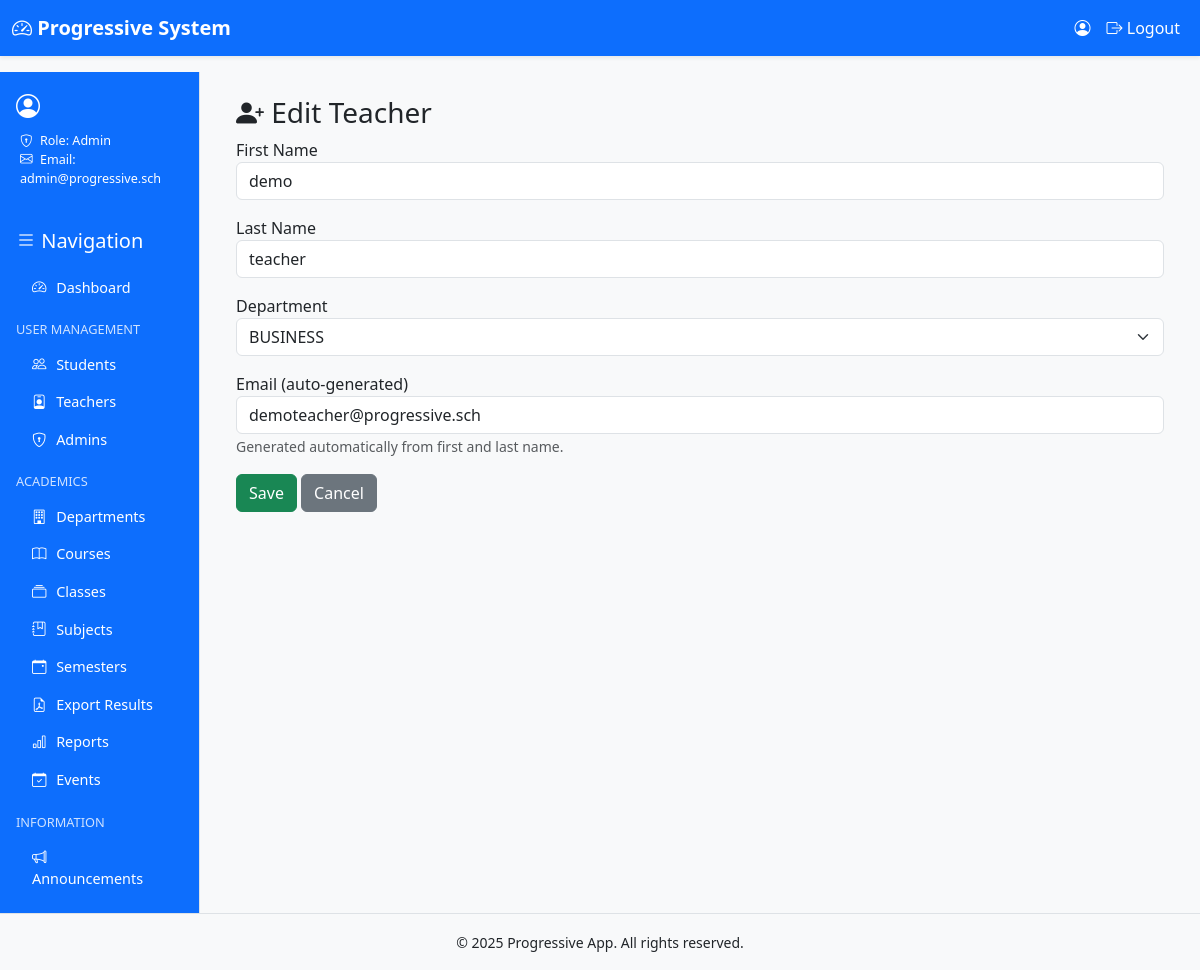
The page /teachers/2/edit/ (signed in) on the database its author committed.
### progressive_app/models.py (models this page shows, shortened)
class User(AbstractUser):
    ROLE_CHOICES = [
        ("admin", "Admin"),
        ("teacher", "Teacher"),
        ("student", "Student"),
    ]
    role = models.CharField(max_length=20, choices=ROLE_CHOICES)
    admission_number = models.CharField(max_length=20, blank=True, null=True, unique=True)
    department = models.ForeignKey("Department", on_delete=models.SET_NULL, null=True, blank=True)
    course = models.ForeignKey("Course", on_delete=models.SET_NULL, null=True, blank=True)
    school_class = models.ForeignKey("SchoolClass", on_delete=models.SET_NULL, null=True, blank=True)
    semester = models.ForeignKey("Semester", on_delete=models.SET_NULL, null=True, blank=True)

class Department(models.Model):
    name = models.CharField(max_length=100, unique=True)

### progressive_app/views.py (the view, shortened to what this page needs)
# urls.py: path("teachers/<int:pk>/edit/", views.teacher_update, name="teacher_update"),
@login_required
def teacher_update(request, pk):
    if not require_role(request.user, ["admin"]):
        return forbid_or_redirect_login(request)
    teacher = get_object_or_404(User, pk=pk, role="teacher")
    return render(request, "admin/teacher_form.html", {
        "form_title": "Edit Teacher",
        "teacher": teacher,
        "departments": Department.objects.order_by("name"),
    })

### progressive_app/views.py (called while the page is built)
def require_role(user, allowed_roles):
    return user.is_authenticated and user.role in allowed_roles

### progressive_app/templates/admin/teacher_form.html (shortened to what this page needs)
{% extends 'base.html' %}
{% block content %}
<div class="container">
  <h3><i class="bi bi-person-plus-fill"></i> {{ form_title }}</h3>
  <form method="post">{% csrf_token %}
    <div class="mb-3">
      <label>First Name</label>
      <input type="text" name="first_name" value="{{ teacher.first_name }}" class="form-control" id="firstName">
    </div>
    <div class="mb-3">
      <label>Last Name</label>
      <input type="text" name="last_name" value="{{ teacher.last_name }}" class="form-control" id="lastName">
    </div>
    <div class="mb-3">
      <label>Department</label>
      <select name="department" class="form-select">
        {% for d in departments %}
        <option value="{{ d.id }}" {% if teacher.department and teacher.department.id == d.id %}selected{% endif %}>{{ d.name }}</option>
        {% endfor %}
      </select>
    </div>
    <div class="mb-3">
      <label>Email (auto-generated)</label>
      <input type="email" name="email" value="{{ teacher.email }}" class="form-control" id="emailPreview" readonly>
      <small class="text-muted">Generated automatically from first and last name.</small>
    </div>
    <button class="btn btn-success">Save</button>
    <a href="{% url 'progressive_app:teachers_list' %}" class="btn btn-secondary">Cancel</a>
  </form>
</div>
{% endblock %}

### progressive_app/templates/base.html (shortened to what this page needs)
{% load static %}
<!doctype html>
<html lang="en">
  <head>
    <link href="https://cdn.jsdelivr.net/npm/bootstrap@5.3.2/dist/css/bootstrap.min.css" rel="stylesheet">
    <link href="https://cdn.jsdelivr.net/npm/bootstrap-icons@1.11.1/font/bootstrap-icons.css" rel="stylesheet">
    <link rel="stylesheet" href="{% static 'css/theme.css' %}">
  </head>
<body class="d-flex flex-column min-vh-100">
    <nav class="navbar navbar-expand-lg shadow-sm bg-light">
      <div class="container-fluid">
        <a class="navbar-brand" href="{% url 'progressive_app:dashboard' %}">
          <i class="bi bi-speedometer2"></i> Progressive System
        </a>
        <div class="collapse navbar-collapse" id="navbarNav">
          <ul class="navbar-nav ms-auto">
            {% if user.is_authenticated %}
              <li class="nav-item">
                <span class="nav-link">
                  <i class="bi bi-person-circle"></i> {{ user.first_name }} {{ user.last_name }}
                </span>
              </li>
              <li class="nav-item">
                <a class="nav-link text-warning" href="{% url 'progressive_app:logout' %}">
                  <i class="bi bi-box-arrow-right"></i> Logout
                </a>
              </li>
            {% else %}
              <li class="nav-item">
                <a class="nav-link" href="{% url 'progressive_app:login' %}">
                  <i class="bi bi-box-arrow-in-right"></i> Login
                </a>
              </li>
            {% endif %}
          </ul>
        </div>
      </div>
    </nav>
   <div class="container-fluid flex-grow-1">
      <div class="row min-vh-100">
        <div class="col-md-3 col-lg-2 sidebar bg-primary text-white p-3 d-flex flex-column">
          <div class="profile-box mb-4">
            <div class="d-flex align-items-center mb-2">
              <i class="bi bi-person-circle fs-4 me-2"></i>
            </div>
            <ul class="list-unstyled small ms-1">
              {% if user.role == 'student' %}
                <li><i class="bi bi-card-list me-1"></i> Admission: {{ user.admission_number }}</li>
                <li><i class="bi bi-collection me-1"></i> Class: {{ user.school_class.name }}</li>
                <li><i class="bi bi-building me-1"></i> Department: {{ user.department.name }}</li>
                <li><i class="bi bi-journal-bookmark me-1"></i> Course: {{ user.course.name }}</li>
              {% elif user.role == 'teacher' %}
                <li><i class="bi bi-building me-1"></i> Department: {{ user.department.name }}</li>
                <li><i class="bi bi-envelope me-1"></i> Email: {{ user.email }}</li>
              {% elif user.role == 'admin' %}
                <li><i class="bi bi-shield-lock me-1"></i> Role: Admin</li>
                <li><i class="bi bi-envelope me-1"></i> Email: {{ user.email }}</li>
              {% endif %}
            </ul>
          </div>
          <h5 class="mb-3"><i class="bi bi-list"></i> Navigation</h5>
          <div class="list-group list-group-flush flex-grow-1">
            <a href="{% url 'progressive_app:dashboard' %}" class="list-group-item list-group-item-action bg-primary text-white">
              <i class="bi bi-speedometer2"></i> Dashboard
            </a>
            {% if user.role == 'admin' %}
              <h6 class="mt-3 mb-2">User Management</h6>
              <a href="{% url 'progressive_app:students_list' %}" class="list-group-item bg-primary text-white"><i class="bi bi-people"></i> Students</a>
              <a href="{% url 'progressive_app:teachers_list' %}" class="list-group-item bg-primary text-white"><i class="bi bi-person-badge"></i> Teachers</a>
              <a href="{% url 'progressive_app:admins_list' %}" class="list-group-item bg-primary text-white"><i class="bi bi-shield-lock"></i> Admins</a>
              <h6 class="mt-3 mb-2">Academics</h6>
              <a href="{% url 'progressive_app:departments_list' %}" class="list-group-item bg-primary text-white"><i class="bi bi-building"></i> Departments</a>
              <a href="{% url 'progressive_app:courses_list' %}" class="list-group-item bg-primary text-white"><i class="bi bi-book"></i> Courses</a>
              <a href="{% url 'progressive_app:classes_list' %}" class="list-group-item bg-primary text-white"><i class="bi bi-collection"></i> Classes</a>
              <a href="{% url 'progressive_app:subjects_list' %}" class="list-group-item bg-primary text-white"><i class="bi bi-journal-bookmark"></i> Subjects</a>
              <a href="{% url 'progressive_app:semesters_list' %}" class="list-group-item bg-primary text-white"><i class="bi bi-calendar-event"></i> Semesters</a>
              <a href="{% url 'progressive_app:admin_results_pdf' %}" class="list-group-item bg-primary text-white"><i class="bi bi-file-earmark-pdf"></i> Export Results</a>
              <a href="{% url 'progressive_app:reports' %}" class="list-group-item bg-primary text-white"><i class="bi bi-bar-chart"></i> Reports</a>
              <a href="{% url 'progressive_app:events_list' %}" class="list-group-item bg-primary text-white"><i class="bi bi-calendar-check"></i> Events</a>
            {% endif %}
            <h6 class="mt-3 mb-2">Information</h6>
            <a href="{% url 'progressive_app:announcements_list' %}" class="list-group-item bg-primary text-white"><i class="bi bi-megaphone"></i> Announcements</a>
          </div>
        </div>
        <main class="col-md-9 col-lg-10 p-4">
          {% block content %}{% endblock %}
        </main>
      </div>
    </div>
    <footer class="bg-light text-center py-3 border-top mt-auto">
      <small>&copy; {% now "Y" %} Progressive App. All rights reserved.</small>
    </footer>
  </body>
</html>

### static/css/theme.css (style rules this page uses)
:root { --prog-blue: #0d6efd; }
a { text-decoration: none; }
body { font-family: "Segoe UI", Roboto, Helvetica, Arial, sans-serif; background-color: #f8f9fa; }
.navbar { background-color: #0d6efd !important; }
.navbar-brand { font-weight: bold; color: #fff !important; }
.navbar .nav-link { color: #fff !important; }
.sidebar { min-height: 100vh; border-right: 1px solid #dee2e6; background-color: #0d6efd; }
.sidebar h5, .sidebar h6 { color: #fff; }
.list-group-item { background-color: #0d6efd; color: #fff; border: none; }
.list-group-item i { margin-right: 6px; }
.btn-secondary { background-color: #6c757d; border-color: #6c757d; }
.sidebar { font-size: 0.9rem; }
.sidebar .list-group-item { background-color: #0d6efd; color: #fff; border: none; }
.sidebar h6 { font-size: 0.8rem; text-transform: uppercase; margin-top: 1rem; margin-bottom: 0.5rem; color: #cfe2ff; }

### rows shown on the page
User: email "admin@progressive.sch"
User: first_name "demo", last_name "teacher", department "BUSINESS", email "demoteacher@progressive.sch"
